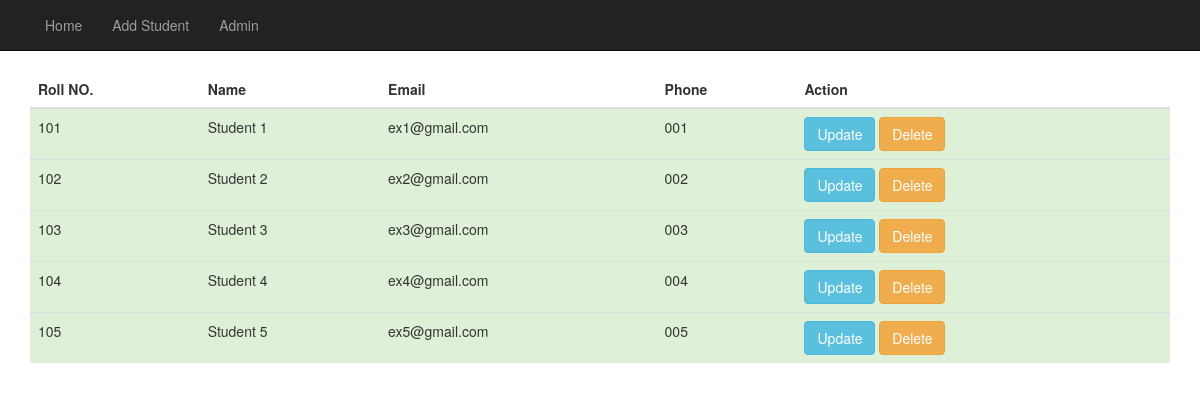
The page / on the database its author committed.
### crud/models.py (models this page shows, shortened)
class Student(models.Model):
    roll = models.IntegerField(blank=True)
    name = models.CharField(max_length=200)
    email = models.EmailField(max_length=200)
    phone = models.CharField(max_length=13)

### crud/views.py (the view)
# urls.py: path('', views.StudentListView.as_view(), name='list'),
class StudentListView(ListView):
    model = Student
    template_name = 'index.html'

### crud/templates/index.html (shortened to what this page needs)
{% extends 'base.html' %}
{% block body %}
<table class="table">
    <thead>
      <tr>
        <th>Roll NO.</th>
        <th>Name</th>
        <th>Email</th>
        <th>Phone</th>
        <th>Action</th>
      </tr>
    </thead>
    <tbody>
        {% for student in student_list %}
        <tr class="success">
            <td>{{student.roll}}</td>
            <td>{{student.name}}</td>
            <td>{{student.email}}</td>
            <td>{{student.phone}}</td>
            <td>
                <a class="btn btn-info" href="{% url 'update' student.id %}">Update</a>
                <a class="btn btn-warning" href="{% url 'delete' student.id %}">Delete</a>
            </td>
        </tr>
        {% endfor %}
    </tbody>
  </table>
{% endblock %}

### crud/templates/base.html (shortened to what this page needs)
<!DOCTYPE html>
<html lang="en">
<head>
    <link rel="stylesheet" href="https://maxcdn.bootstrapcdn.com/bootstrap/3.4.1/css/bootstrap.min.css">
</head>
<body>
    <nav class="navbar navbar-default navbar-static-top navbar-inverse" >
        <div class="container">
            <ul class="nav navbar-nav">
                <li><a class="nav-brand" href="{% url  'list' %}">Home</a></li>
                <li title="Add a new student"><a class="nav-link" href="{% url 'add' %}">Add Student</a></li>
                <li title="Go to admin interface"><a class="nav-link" href="{% url 'admin:index' %}">Admin</a></li>
            </ul>
        </div>
    </nav>
    <div class="container">
        {% block body %}
        {% endblock %}
    </div>
</body>
</html>

### rows shown on the page
Student: roll "101", name "Student 1", email "ex1@gmail.com", phone "001"
Student: roll "102", name "Student 2", email "ex2@gmail.com", phone "002"
Student: roll "103", name "Student 3", email "ex3@gmail.com", phone "003"
Student: roll "104", name "Student 4", email "ex4@gmail.com", phone "004"
Student: roll "105", name "Student 5", email "ex5@gmail.com", phone "005"
